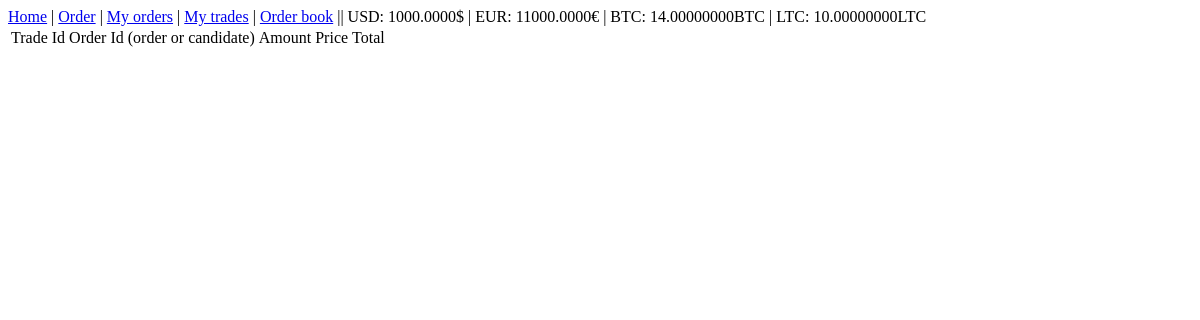
/my-trades/ (signed in), run on an earlier commit of the app's database.
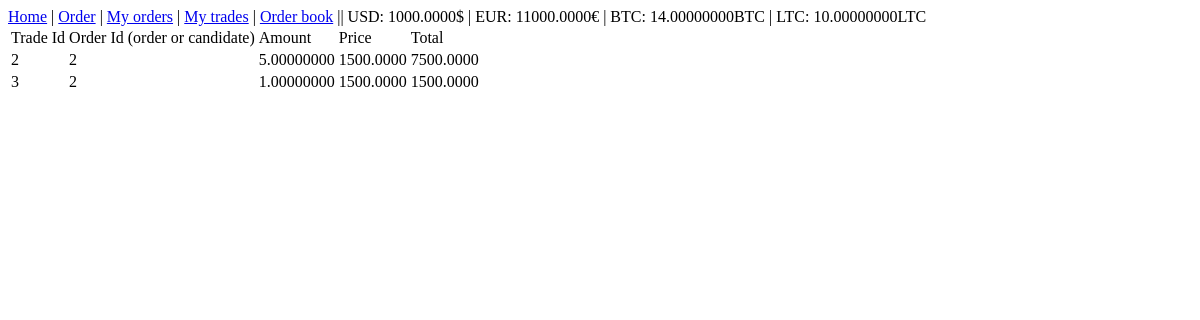
And on a later commit of the database.
### account/models.py (models this page shows)
class Account(SkeletonU):
    user = models.ForeignKey(User, related_name='%(app_label)s_%(class)s_user', on_delete=models.DO_NOTHING)
    usd = models.DecimalField('USD', max_digits=16, decimal_places=4, null=False, blank=False, default=0)
    eur = models.DecimalField('EUR', max_digits=16, decimal_places=4, null=False, blank=False, default=0)
    btc = models.DecimalField('BTC', max_digits=16, decimal_places=8, null=False, blank=False, default=0)
    ltc = models.DecimalField('LTC', max_digits=16, decimal_places=8, null=False, blank=False, default=0)

### trade/models.py (models this page shows)
class Trade(Skeleton):
    order = models.ForeignKey(Order, related_name='%(app_label)s_%(class)s_order', on_delete=models.DO_NOTHING)
    candidate = models.ForeignKey(Order, related_name='%(app_label)s_%(class)s_candidate', on_delete=models.DO_NOTHING)
    amount = models.DecimalField('Amount', max_digits=16, decimal_places=8, null=False, blank=False, default=0)
    price = models.DecimalField('Price', max_digits=10, decimal_places=4, null=False, blank=False, default=0)
    total = models.DecimalField('Amount', max_digits=10, decimal_places=4, null=False, blank=False, default=0)

### order/models.py (models this page shows, shortened)
class Order(SkeletonU):
    user = models.ForeignKey(User, related_name='%(app_label)s_%(class)s_user', on_delete=models.DO_NOTHING)
    order_type = models.CharField(max_length=4, choices=order_choices, null=False, blank=False)
    what = models.CharField(max_length=3, choices=what_choices, null=False, blank=False)
    amount = models.DecimalField(_('Amount'), max_digits=16, decimal_places=8, null=False, blank=False)
    amount_completed = models.DecimalField(_('Amount completed'), max_digits=16, decimal_places=8, null=False, blank=False, default=0)
    price = models.DecimalField(_('Buy or sell at price'), max_digits=10, decimal_places=4, null=False, blank=False)
    trade_currency = models.CharField(max_length=3, choices=trade_currency_choices, null=False, blank=False)
    status = models.CharField(max_length=6, choices=status_choices, null=False, blank=False, default='ACTIVE')

### trade/views.py (the view)
# urls.py: path('my-trades/', trade_views.my_trades, name='my-trades'),
@login_required
def my_trades(request):
    account = Account.objects.get(user=request.user)
    trades = Trade.objects.filter(Q(order__user=request.user) | Q(candidate__user=request.user))
    return render(request, 'trades.html', {'trades': trades, 'account': account, 'user': request.user})

### templates/trades.html
{% extends 'base.html' %}
{% block body %}
    <table>
        <tr>
            <td>Trade Id</td>
            <td>Order Id (order or candidate)</td>
            <td>Amount</td>
            <td>Price</td>
            <td>Total</td>
        </tr>
        {% for t in trades %}
            <tr>
                <td>{{ t.id }}</td>
                <td>{% if t.order.user == user %}{{ t.order.id }}{% elif t.candidate.user == user %}{{ t.candidate.id }}{% endif %}</td>
                <td>{{ t.amount}}</td>
                <td>{{ t.price }}</td>
                <td>{{ t.total}}</td>
            </tr>
        {% endfor %}
    </table>
{% endblock %}

### templates/base.html (shortened to what this page needs)
<!DOCTYPE html>
<html lang="en">
<head>
</head>
<body>
{% block header %}
<ul>
    <li><a href="{% url 'index' %}">Home</a> | </li>
    <li><a href="{% url 'order' %}">Order</a> | </li>
    <li><a href="{% url 'my-orders' %}">My orders</a> | </li>
    <li><a href="{% url 'my-trades' %}">My trades</a> |</li>
    <li><a href="{% url 'order-book' %}">Order book</a> || </li>
    <li>USD: {{ account.usd }}$ | </li>
    <li>EUR: {{ account.eur }}€ | </li>
    <li>BTC: {{ account.btc }}BTC | </li>
    <li>LTC: {{ account.ltc }}LTC</li>
</ul>
{% endblock %}
{% block body %}{% endblock %}
</body>
</html>

### templates/base.html (style rules this page uses)
ul { list-style-type: none; display: inline-block; padding: 0px; margin: 0px; }
li { display: inline; }

What changed in the data, as far as the page shows it:
added Trade: id "2", candidate.id "2", amount "5.00000000", price "1500.0000", total "7500.0000"
added Trade: id "3", candidate.id "2", amount "1.00000000", price "1500.0000", total "1500.0000"
